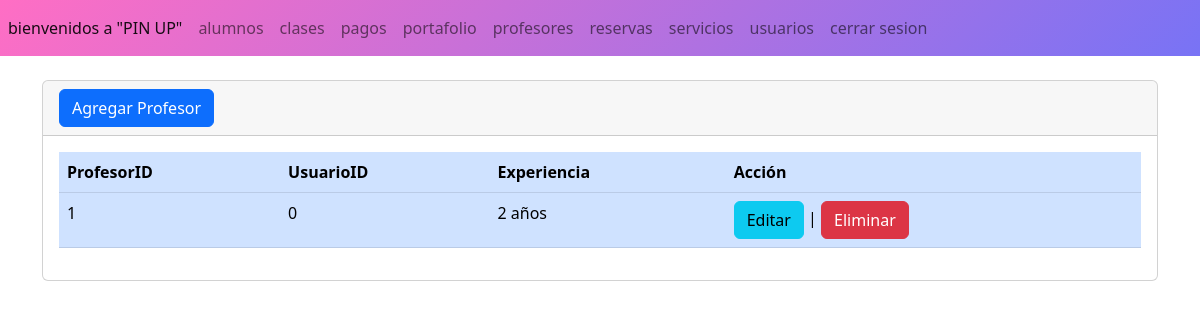
The app's page /admin/secciones/profesores/index.php with its own data.
### tables this page shows
CREATE TABLE `profesores` (
  `ProfesorID` int(11) NOT NULL,
  `UsuarioID` int(11) DEFAULT NULL,
  `Experiencia` varchar(255) DEFAULT NULL
);

### admin/secciones/profesores/index.php (the view, shortened to what this page needs)
<?php
include("../../bd.php");
$conexion = new PDO("mysql:host=$servidor;dbname=$basededatos", $usuario, $contraseña);
$sentencia = $conexion->prepare("SELECT * FROM `profesores`");
$sentencia->execute();
$lista_profesores = $sentencia->fetchAll(PDO::FETCH_ASSOC);
include("../../templates/header.php");
?>
<div class="card">
    <div class="card-header">
        <a name="" id="" class="btn btn-primary" href="crear.php" role="button">Agregar Profesor</a>
    </div>
    <div class="card-body">
        <div class="table-responsive">
            <table class="table table-primary">
                <thead>
                    <tr>
                        <th scope="col">ProfesorID</th>
                        <th scope="col">UsuarioID</th>
                        <th scope="col">Experiencia</th>
                        <th scope="col">Acción</th>
                    </tr>
                </thead>
                <tbody>
                    <?php foreach ($lista_profesores as $profesor) { ?>
                        <tr>
                            <td><?php echo $profesor['ProfesorID']; ?></td>
                            <td><?php echo $profesor['UsuarioID']; ?></td>
                            <td><?php echo $profesor['Experiencia']; ?></td>
                            <td>
                                <a name="" id="" class="btn btn-info" href="editar.php?txtid=<?php echo $profesor["ProfesorID"]; ?>" role="button">Editar</a>
                                |
                                <a name="" id="" class="btn btn-danger" href="index.php?txtid=<?php echo $profesor["ProfesorID"]; ?>" role="button">Eliminar</a>
                            </td>
                        </tr>
                    <?php } ?>
                </tbody>
            </table>
        </div>
    </div>
</div>
<?php include("../../templates/footer.php"); ?>

### records on screen
profesores: ProfesorID "1", UsuarioID "0", Experiencia "2 años"
